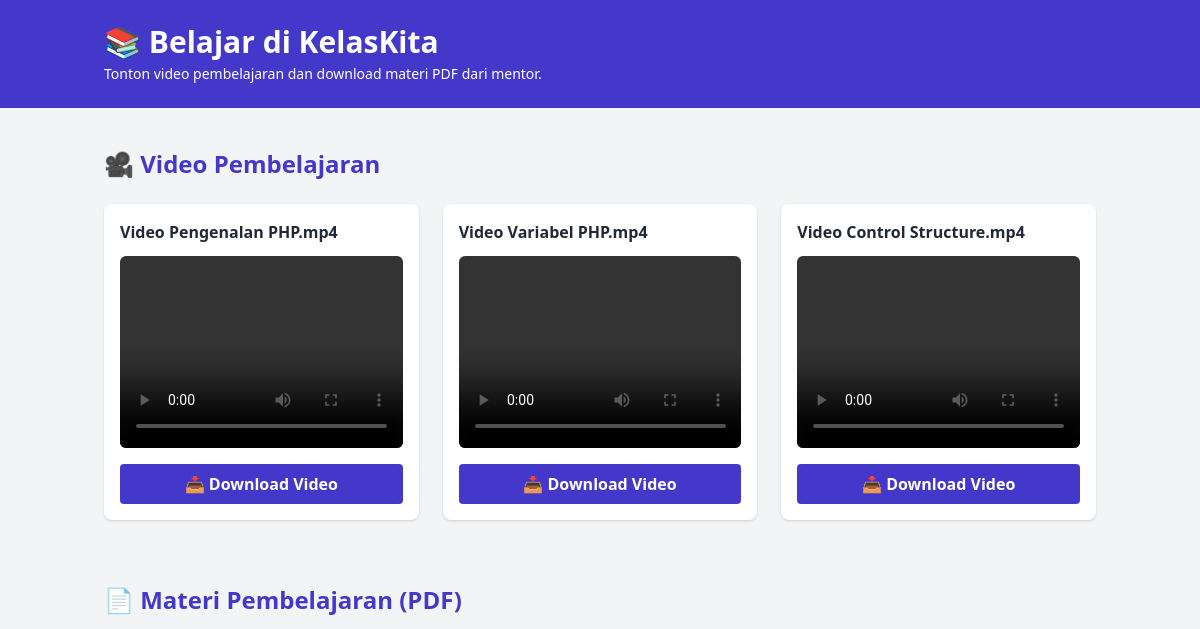
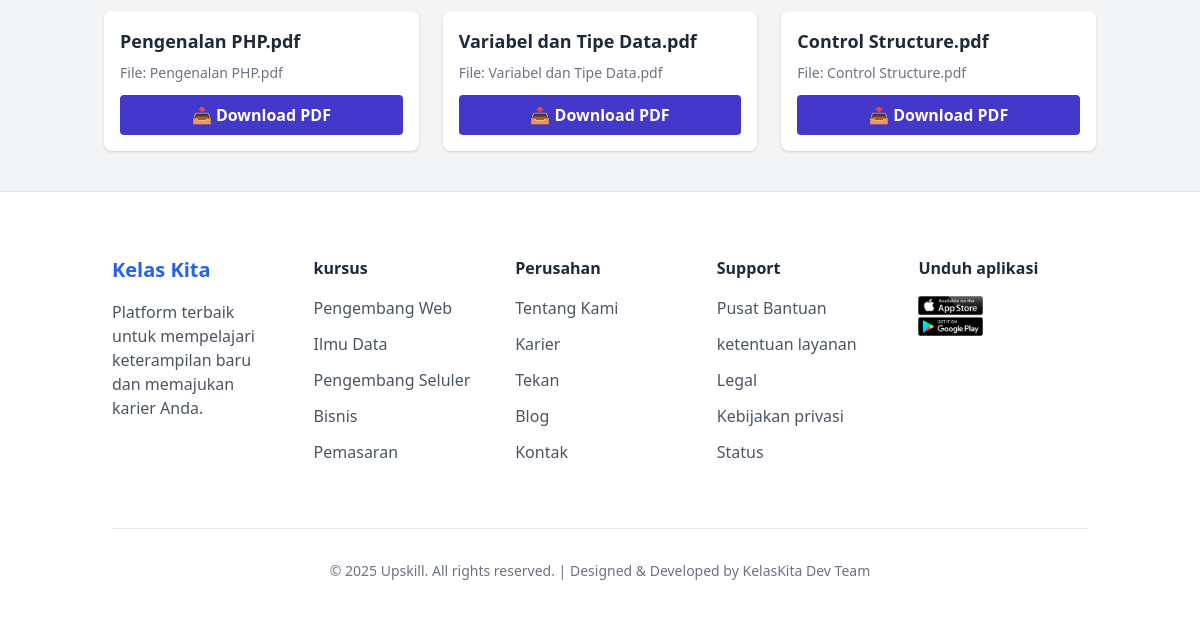
Page /page/belajar.php on the earlier database version (2 pictures, top to bottom).
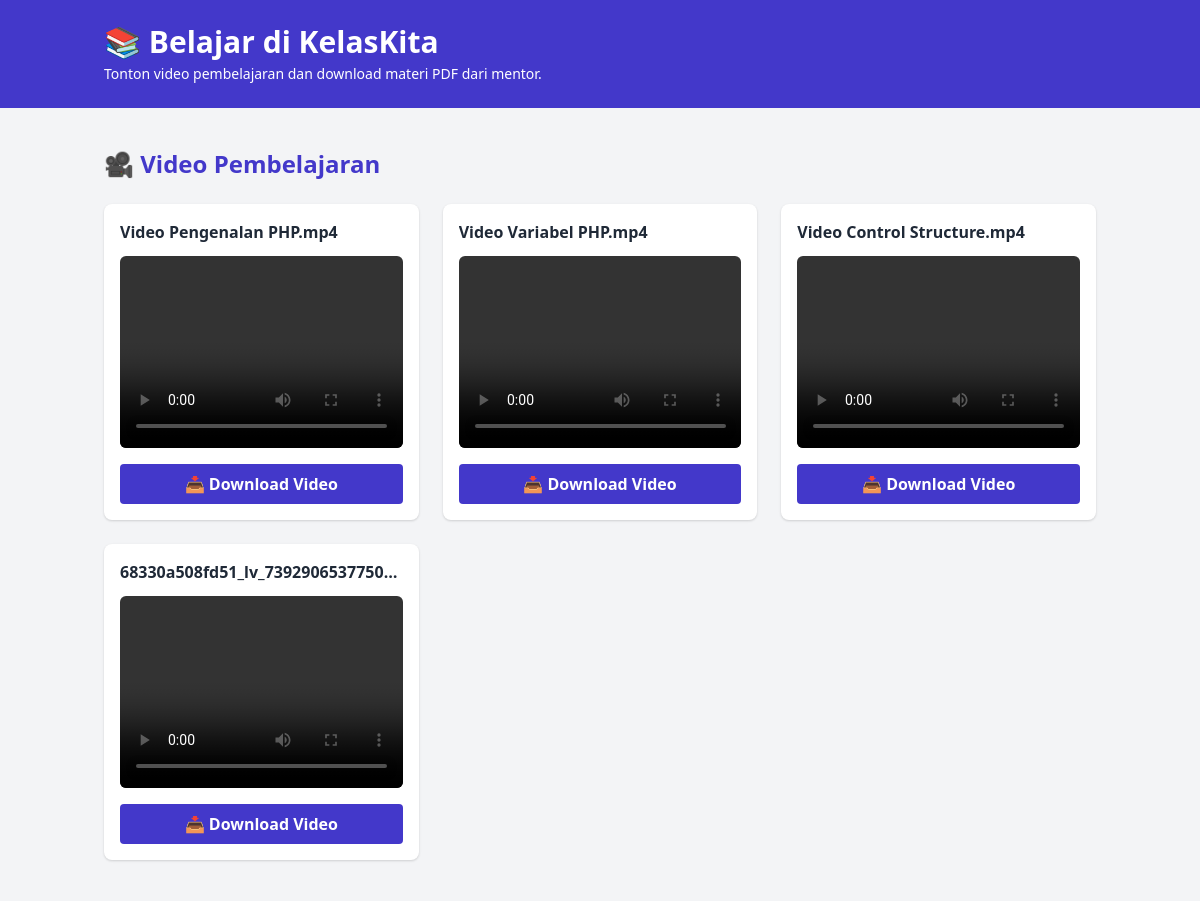
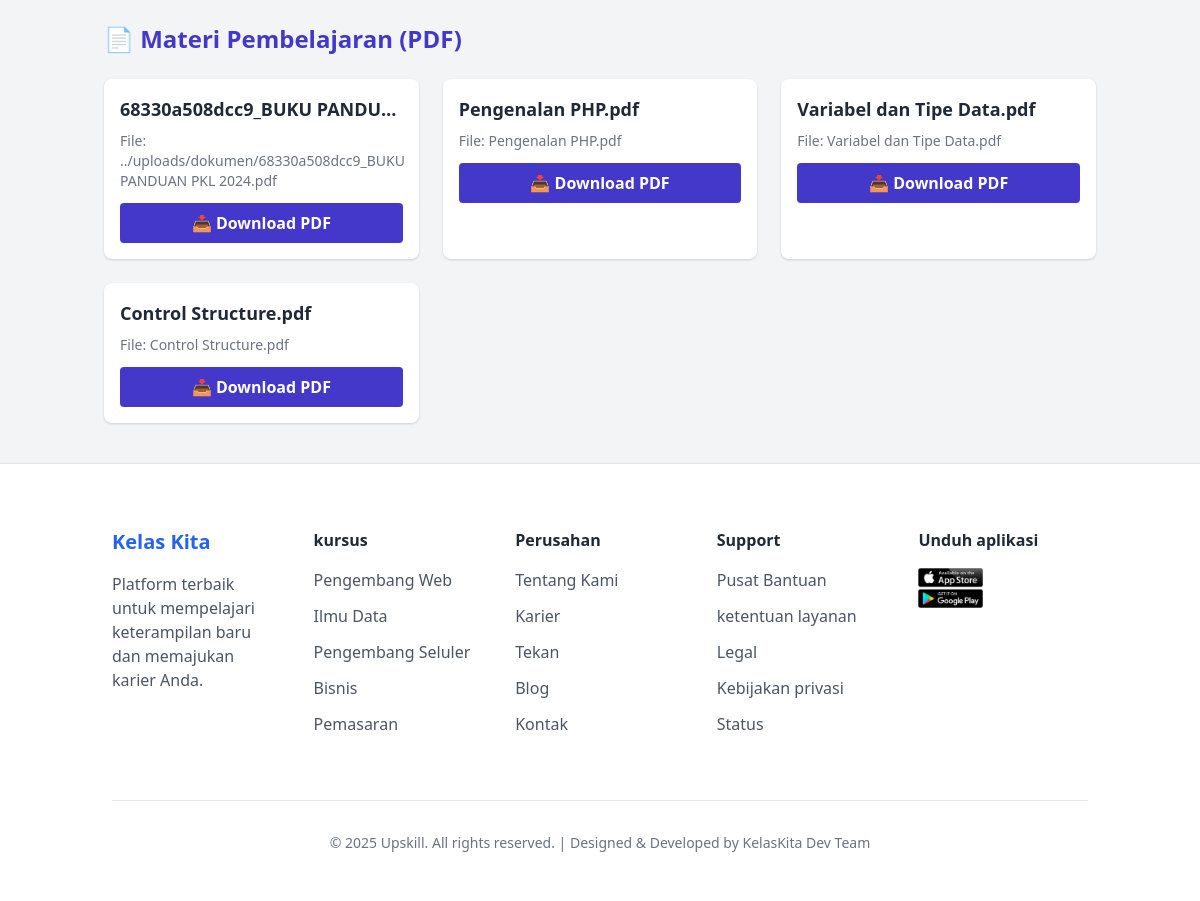
Same page on the later database version (2 pictures, top to bottom).
### tables this page shows
CREATE TABLE `tb_video` (
  `id_video` int(30) NOT NULL,
  `file_path_video` varchar(255) NOT NULL
);

CREATE TABLE `tb_dokumen` (
  `id_dokumen` int(30) NOT NULL,
  `file_path_dokumen` varchar(255) NOT NULL
);

### page/belajar.php (the view, shortened to what this page needs)
<?php
include("db.php");
$sql_dokumen = "SELECT * FROM tb_dokumen";
$result_dokumen = mysqli_query($conn, $sql_dokumen);
$sql_video = "SELECT * FROM tb_video";
$result_video = mysqli_query($conn, $sql_video);
?>
<!DOCTYPE html>
<html lang="id">
<head>
    <link href="https://cdn.jsdelivr.net/npm/tailwindcss@2.2.19/dist/tailwind.min.css" rel="stylesheet" />
</head>
<body class="bg-gray-100 text-gray-800 font-sans">
    <header class="bg-indigo-700 text-white py-6">
        <div class="container mx-auto px-4">
            <h1 class="text-3xl font-bold">📚 Belajar di KelasKita</h1>
            <p class="text-sm mt-1">Tonton video pembelajaran dan download materi PDF dari mentor.</p>
        </div>
    </header>
    <main class="container mx-auto px-4 py-10 space-y-16">
        <section>
            <h2 class="text-2xl font-semibold text-indigo-700 mb-6">🎥 Video Pembelajaran</h2>
            <div class="grid grid-cols-1 md:grid-cols-2 lg:grid-cols-3 gap-6">
                <?php while ($vid = mysqli_fetch_assoc($result_video)): ?>
                    <div class="bg-white rounded-lg shadow p-4 flex flex-col h-full">
                        <h3 class="text-base font-semibold mb-3 truncate w-full" title="<?= htmlspecialchars(basename($vid['file_path_video'])) ?>">
                            <?= htmlspecialchars(mb_strimwidth(basename($vid['file_path_video']), 0, 40, "...")) ?>
                        </h3>
                        <video class="rounded-md mb-4 w-full h-48 object-cover" controls>
                            <source src="<?= htmlspecialchars($vid['file_path_video']) ?>" type="video/mp4">
                        </video>
                        <a href="<?= htmlspecialchars($vid['file_path_video']) ?>" download
                            class="bg-indigo-700 hover:bg-indigo-800 text-white font-semibold py-2 px-4 rounded text-center transition">
                            📥 Download Video
                        </a>
                    </div>
                <?php endwhile; ?>
            </div>
        </section>
        <section>
            <h2 class="text-2xl font-semibold text-indigo-700 mb-6">📄 Materi Pembelajaran (PDF)</h2>
            <div class="grid grid-cols-1 md:grid-cols-2 lg:grid-cols-3 gap-6">
                <?php while ($doc = mysqli_fetch_assoc($result_dokumen)): ?>
                    <div class="bg-white rounded-lg shadow p-4 flex flex-col h-full">
                        <h3 class="text-lg font-bold mb-2 truncate" title="<?= htmlspecialchars(basename($doc['file_path_dokumen'])) ?>">
                            <?= htmlspecialchars(mb_strimwidth(basename($doc['file_path_dokumen']), 0, 40, "...")) ?>
                        </h3>
                        <p class="text-sm text-gray-500 mb-3">File: <?= htmlspecialchars($doc['file_path_dokumen']) ?></p>
                        <a href="<?= htmlspecialchars($doc['file_path_dokumen']) ?>" download
                            class="bg-indigo-700 hover:bg-indigo-800 text-white font-semibold py-2 px-4 rounded text-center transition">
                            📥 Download PDF
                        </a>
                    </div>
                <?php endwhile; ?>
            </div>
        </section>
    </main>
    <?php include "../Views/footer.php"; ?>
</body>
</html>

### Views/footer.php (shortened to what this page needs)
<footer class="bg-white pt-16 pb-12 border-t">
        <div class="container mx-auto px-6">
            <div class="grid grid-cols-2 md:grid-cols-5 gap-8 mb-16">
                <div class="col-span-2 md:col-span-1">
                    <h4 class="text-blue-600 font-bold text-xl mb-4">Kelas Kita</h4>
                    <p class="text-gray-600 mb-4">Platform terbaik untuk mempelajari keterampilan baru dan memajukan karier Anda.</p>
                </div>
                <div>
                    <h5 class="font-semibold mb-4">kursus</h5>
                    <ul class="space-y-3 text-gray-600">
                        <li><a href="#" class="hover:text-gray-900">Pengembang Web</a></li>
                        <li><a href="#" class="hover:text-gray-900">Ilmu Data</a></li>
                        <li><a href="#" class="hover:text-gray-900">Pengembang Seluler</a></li>
                        <li><a href="#" class="hover:text-gray-900">Bisnis</a></li>
                        <li><a href="#" class="hover:text-gray-900">Pemasaran</a></li>
                    </ul>
                </div>
                <div>
                    <h5 class="font-semibold mb-4">Perusahan</h5>
                    <ul class="space-y-3 text-gray-600">
                        <li><a href="#" class="hover:text-gray-900">Tentang Kami</a></li>
                        <li><a href="#" class="hover:text-gray-900">Karier</a></li>
                        <li><a href="#" class="hover:text-gray-900">Tekan</a></li>
                        <li><a href="#" class="hover:text-gray-900">Blog</a></li>
                        <li><a href="#" class="hover:text-gray-900">Kontak</a></li>
                    </ul>
                </div>
                <div>
                    <h5 class="font-semibold mb-4">Support</h5>
                    <ul class="space-y-3 text-gray-600">
                        <li><a href="#" class="hover:text-gray-900">Pusat Bantuan</a></li>
                        <li><a href="#" class="hover:text-gray-900">ketentuan layanan</a></li>
                        <li><a href="#" class="hover:text-gray-900">Legal</a></li>
                        <li><a href="#" class="hover:text-gray-900">Kebijakan privasi</a></li>
                        <li><a href="#" class="hover:text-gray-900">Status</a></li>
                    </ul>
                </div>
                <div>
                    <h5 class="font-semibold mb-4">Unduh aplikasi</h5>
                    <div class="flex flex-col space-y-3">
                        <a href="#" class="block">
                            <img src="../assets/images/6acf4c84f55a52f6ccbdaa71ad2701ee.jpg" alt="App Store" class="h-10">
                        </a>
                    </div>
                </div>
            </div>
            <div class="pt-8 border-t border-gray-200 text-center text-gray-500 text-sm">
                <p>© 2025 Upskill. All rights reserved. | Designed & Developed by KelasKita Dev Team</p>
            </div>
        </div>
    </footer>

Differences in the rows shown:
added tb_video: file_path_video "68330a508fd51_lv_7392906537750…"
added tb_dokumen: file_path_dokumen "68330a508dcc9_BUKU PANDU…", file_path_dokumen "../uploads/dokumen/68330a508dcc9_BUKU PANDUAN PKL 2024.pdf"
